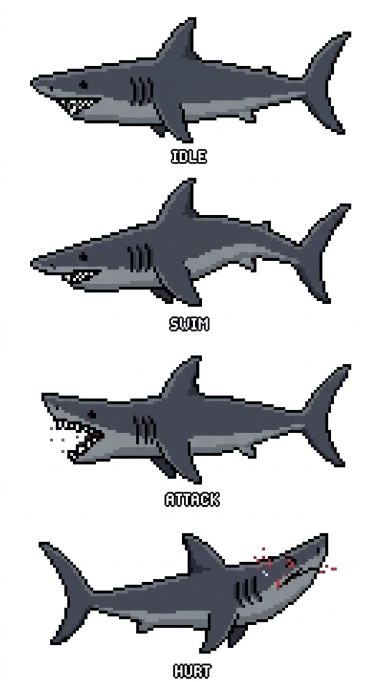
#> input picture tools/fang/fang_sheet.jpg, 768 x 1364 px (shown at 1/2 size)
$ python convert_fang.py
#> lines starting #> are read from the running program, lines starting #| are printed output that depends on the picture; after the words box and inside, x2 and y2 are one past the last pixel; in counts of white or black regions, pixels touching at a corner belong together
# Fang, the fourth playable hero: a pixel-art great white from a sheet of four poses
# (idle, swim, attack, hurt) in fang_sheet.jpg. This script samples each pose down to its
# art pixels, maps every pixel to an 8-color palette, turns the poses to face right like the
# other heroes, and writes the three Sprite Studio designs (one per stage, same art).
# Run from this folder:  python3 convert_fang.py   -> fang-*.json + fang_preview.png
import os, json
from collections import deque
import numpy as np
from PIL import Image

HERE = os.path.dirname(os.path.abspath(__file__))
SHEET = os.path.join(HERE, 'fang_sheet.jpg')
# Each pose's rows in the sheet (the labels under them are left out).
BANDS = [('idle', 34, 287), ('swim', 355, 614), ('attack', 711, 969), ('hurt', 1066, 1308)]
X0, X1 = 40, 720
SCALE = 92 / (702 - 60 + 1)  # the widest pose becomes 92 art pixels long
# Colors as sampled from the sheet (used to match each pixel)...
SAMPLED = ['#0c0c10',  # 0 outline
           '#2a2a32',  # 1 dark shade (fins, gills)
           '#444854',  # 2 grey back
           '#666a73',  # 3 mid grey
           '#848a91',  # 4 light belly
           '#ebecec',  # 5 teeth
           '#a8323c',  # 6 blood (hurt)
           '#4a1f26']  # 7 inside of the mouth
P = np.array([[int(c[i:i + 2], 16) for i in (1, 3, 5)] for c in SAMPLED], float)
# ...and as saved: Endesga 32 colors, except the three neutral body greys (Fang's signature colors).
PAL = ['#181425', '#262b44', '#444854', '#666a73', '#848a91', '#ffffff', '#a22633', '#3e2731',
       '#ead4aa',  # 8 eggshell (hatchling), beige like the White Shark's
       '#c28569']  # 9 eggshell shade
SHELL, SHELL_SHADE, OUTLINE = 8, 9, 0
W, H = 100, 44


def background(sub):
    """The white paper around a pose: flood fill from the border through near-white pixels."""
    h, w, _ = sub.shape
    light = sub.min(2) > 225
    bg = np.zeros((h, w), bool)
    q = deque((y, x) for y in range(h) for x in (0, w - 1) if light[y, x])
    q.extend((y, x) for x in range(w) for y in (0, h - 1) if light[y, x])
    for y, x in q:
        bg[y, x] = True
    while q:
        y, x = q.popleft()
        for dy, dx in ((1, 0), (-1, 0), (0, 1), (0, -1)):
            ny, nx = y + dy, x + dx
            if 0 <= ny < h and 0 <= nx < w and light[ny, nx] and not bg[ny, nx]:
                bg[ny, nx] = True
                q.append((ny, nx))
    return bg


def sample(sub, bg):
    """Shrink a pose to art pixels: each one takes the median color of the sheet pixels under it."""
    h, w, _ = sub.shape
    ow, oh = round(w * SCALE), round(h * SCALE)
    grid = np.full((oh, ow), -1, int)
    for oy in range(oh):
        for ox in range(ow):
            ys = slice(int(oy / SCALE), max(int(oy / SCALE) + 1, int((oy + 1) / SCALE)))
            xs = slice(int(ox / SCALE), max(int(ox / SCALE) + 1, int((ox + 1) / SCALE)))
            m = ~bg[ys, xs]
            if m.mean() <= 0.45:
                continue
            c = np.median(sub[ys, xs][m], 0)
            if c[0] > c[1] + 35 and c[0] > c[2] + 25:
                grid[oy, ox] = 6 if c[0] > 100 else 7
            else:
                grid[oy, ox] = int(((P[:6] - c) ** 2).sum(1).argmin())
    ys, xs = np.where(grid >= 0)
    return grid[ys.min():ys.max() + 1, xs.min():xs.max() + 1]


def place(g, right=None):
    c = np.full((H, W), -1, int)
    h, w = g.shape
    x0 = (W - w) // 2 if right is None else right - w
    y0 = (H - h) // 2
    c[y0:y0 + h, x0:x0 + w] = g
    return c


def eggshell(c):
    """The hatchling: a cap of broken eggshell on its head, like the other heroes' hatchlings."""
    c = c.copy()
    cols = np.where((c >= 0).any(0))[0]
    snout = cols.max()
    # The head: the columns a little behind the snout; the cap sits on the highest one.
    head = [x for x in range(snout - 22, snout - 10) if (c[:, x] >= 0).any()]
    top = min(int(np.where(c[:, x] >= 0)[0].min()) for x in head)
    cx = head[len(head) // 2]
    cap = ['..KKKKK..',
           '.KSSSSSK.',
           'KSSSSSSsK',
           'KSsSsSssK',
           'K.K.K.K.K']
    code = {'K': OUTLINE, 'S': SHELL, 's': SHELL_SHADE}
    for dy, row in enumerate(cap):
        for dx, ch in enumerate(row):
            y, x = top - len(cap) + 2 + dy, cx - len(row) // 2 + dx
            if ch in code and 0 <= y < H and 0 <= x < W:
                c[y, x] = code[ch]
    return c


def enc(c):
    return ''.join('.' if v < 0 else str(v) for v in c.flatten())


def main():
    A = np.array(Image.open(SHEET).convert('RGB')).astype(int)
    poses = {}
    for name, y0, y1 in BANDS:
        sub = A[y0:y1, X0:X1]
        g = sample(sub, background(sub))
        poses[name] = g if name == 'hurt' else g[:, ::-1]  # face right like the other heroes
#> this loop made 4 passes
#> pass 1, in background, `light = sub.min(2) > 225`:
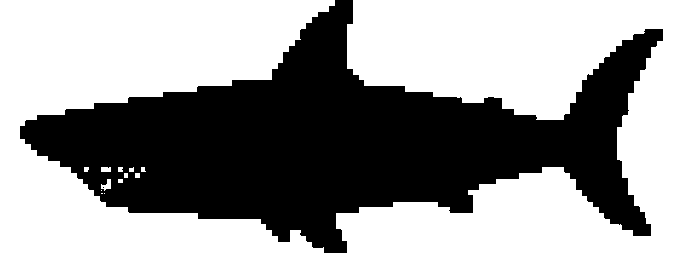
#> light: shape (253, 680) bool; 58.3% white; 2 black regions (1 under 20 px), largest, box (x1, y1, x2, y2) and area: (20, 0, 663, 253) 71784
#> after the loop:
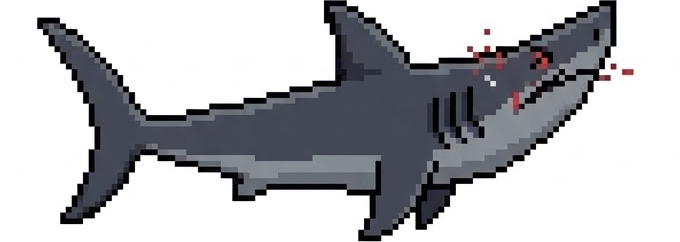
#> sub: shape (242, 680, 3) int64; mean R, G, B 182.8, 183.7, 187.2
#> after the loop, poses = 4 items
    idle = place(poses['idle'])
#> in place, `c[y0:y0 + h, x0:x0 + w] = g`: c: shape (44, 100) int64; 7 distinct labels, from -1 to 5
    snout = int(np.where((idle >= 0).any(0))[0].max()) + 1  # the snout stays put while it swims and bites
#> snout = 96
    canv = {n: place(g) if n == 'hurt' else place(g, snout) for n, g in poses.items()}
#> in place (call 3), `c = np.full((H, W), -1, int)`: c: shape (44, 100) int64; every value is -1
#> in place (call 3), `c[y0:y0 + h, x0:x0 + w] = g`: c: shape (44, 100) int64; 7 distinct labels, from -1 to 5
#> in place (call 4), `c[y0:y0 + h, x0:x0 + w] = g`: c: shape (44, 100) int64; 7 distinct labels, from -1 to 5
#> in place (call 5), `c[y0:y0 + h, x0:x0 + w] = g`: c: shape (44, 100) int64; 8 distinct labels, from -1 to 7
#> canv = 4 items
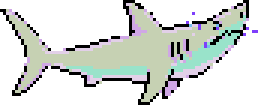
#> g: shape (35, 86) int64 (shown 3 times larger); 8 distinct labels, from -1 to 7; one colour per label, 0 black, -1 white
    ys, xs = np.where(canv['idle'] == 5)
#> ys = [28, 28, 28, 28, 30]; xs = [78, 81, 83, 86, 83]
    mouth = [int(round(xs.mean())) + 2, int(round(ys.mean()))]
#> mouth = [84, 28]
    empty = '.' * (W * H)
    stage_names = {'hatchling': 'Fang 1: Hatchling', 'juvenile': 'Fang 2: Juvenile', 'adult': 'Fang 3: Adult'}
    for stage, title in stage_names.items():
        look = {n: eggshell(v) for n, v in canv.items()} if stage == 'hatchling' else canv
        project = {
            'name': title, 'w': W, 'h': H, 'palette': PAL, 'framework': 'fang',
            'bodyRadius': 14, 'mouth': mouth, 'pixelScale': 2,
            'poses': [
                {'name': 'idle', 'fps': 3, 'frames': [enc(look['idle'])]},
                {'name': 'move', 'fps': 5, 'frames': [enc(look['idle']), enc(look['swim'])]},
                {'name': 'attack', 'fps': 10, 'frames': [enc(look['attack'])]},
                {'name': 'damage', 'fps': 6, 'frames': [enc(look['hurt'])]},
                {'name': 'celebrate', 'fps': 6, 'frames': [enc(look['attack']), enc(look['idle'])]},
                {'name': 'rest', 'fps': 2, 'frames': [enc(look['idle'])]},
            ],
            'updatedAt': '2026-11-21T12:00:00.000Z', 'seedVersion': 3,
        }
        with open(os.path.join(HERE, f'fang-{stage}.json'), 'w') as f:
            json.dump(project, f)
    # Preview: the four poses on water blue, 4x.
    shown = [canv['idle'], canv['swim'], canv['attack'], canv['hurt'], eggshell(canv['idle']), eggshell(canv['hurt'])]
#> in eggshell (call 5), `cols = np.where((c >= 0).any(0))[0]`: cols = 92 values from 4 to 95
#> in eggshell (call 5), `snout = cols.max()`: snout = 95
#> in eggshell (call 5), `head = [x for x in range(snout - 22, snout - 10) if (c[:, x] >= 0).any..`: head = [73, 74, 75, 76, 77, 78, 79, 80, 81, 82, 83, 84]
#> in eggshell (call 5), `top = min(int(np.where(c[:, x] >= 0)[0].min()) for x in head)`: top = 17
#> in eggshell (call 5), `cx = head[len(head) // 2]`: cx = 79
#> after the loop in eggshell (call 5), `for dy, row in enumerate(cap):`:
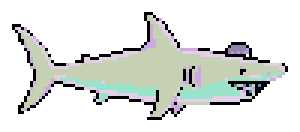
#> c: shape (44, 100) int64 (shown 3 times larger); 9 distinct labels, from -1 to 9; one colour per label, 0 black, -1 white
#> in eggshell (call 6), `cols = np.where((c >= 0).any(0))[0]`: cols = 85 values from 7 to 92
#> in eggshell (call 6), `snout = cols.max()`: snout = 92
#> in eggshell (call 6), `head = [x for x in range(snout - 22, snout - 10) if (c[:, x] >= 0).any..`: head = [70, 71, 72, 73, 74, 75, 76, 77, 78, 79, 80, 81]
#> in eggshell (call 6), `top = min(int(np.where(c[:, x] >= 0)[0].min()) for x in head)`: top = 7
#> in eggshell (call 6), `cx = head[len(head) // 2]`: cx = 76
#> after the loop in eggshell (call 6), `for dy, row in enumerate(cap):`:
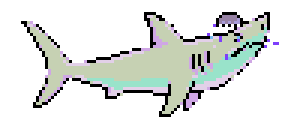
#> c: shape (44, 100) int64 (shown 3 times larger); 10 distinct labels, from -1 to 9; one colour per label, 0 black, -1 white
    sheet = Image.new('RGB', (W * 4, (H * 4 + 8) * len(shown)), (30, 80, 130))
    for i, frame in enumerate(shown):
        rgb = np.zeros((H, W, 3), np.uint8)
        rgb[:] = (30, 80, 130)
        for k, col in enumerate(PAL):
            rgb[frame == k] = [int(col[j:j + 2], 16) for j in (1, 3, 5)]
        sheet.paste(Image.fromarray(rgb).resize((W * 4, H * 4), Image.NEAREST), (0, i * (H * 4 + 8)))
#> this loop made 6 passes
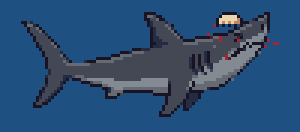
#> rgb: shape (44, 100, 3) (shown 3 times larger); mean R, G, B 43.2, 78.2, 116.5
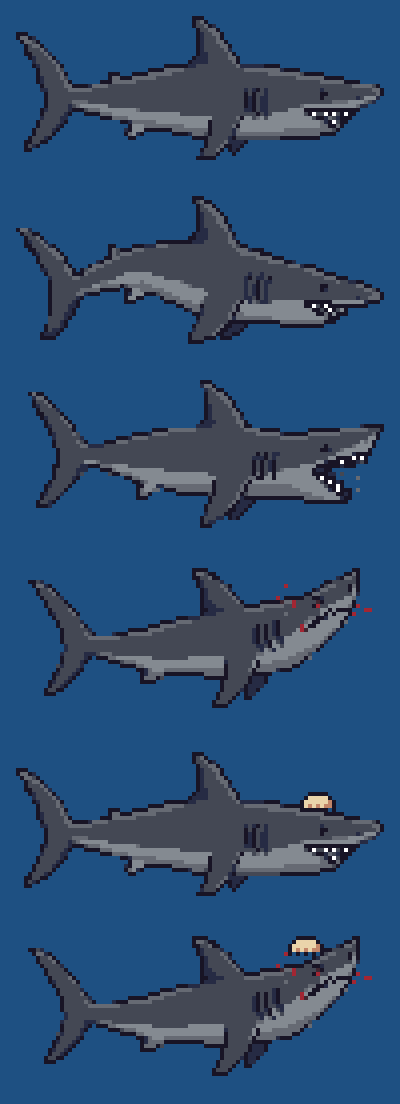
#> sheet: PIL image 400x1104 RGB; mean R, G, B 42.9, 78.2, 116.5
    sheet.save(os.path.join(HERE, 'fang_preview.png'))
    print('mouth', mouth)
#| mouth [84, 28]


if __name__ == '__main__':
    main()
